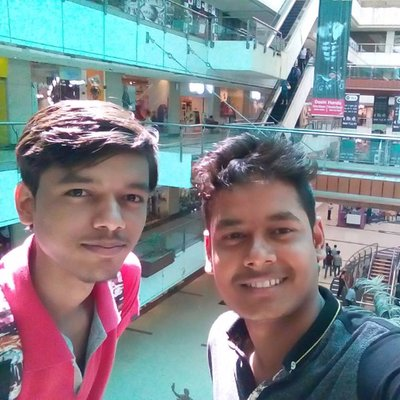
#> input picture myimage.jpg, 400 x 400 px
$ python image_operations.py
#> lines starting #> are read from the running program, lines starting #| are printed output that depends on the picture; after the words box and inside, x2 and y2 are one past the last pixel; in counts of white or black regions, pixels touching at a corner belong together
import numpy as np
import cv2

img = cv2.imread('myimage.jpg',cv2.IMREAD_COLOR)
#> img is the input picture: shape (400, 400, 3); mean B, G, R 142.2, 136.1, 131.1


##print(px)
##img[55,55] = [255,255,255]


img[55,55] = [255,255,255]
#> img: shape (400, 400, 3); under 0.01% of pixels changed, all inside (x1, y1, x2, y2) = (55, 55, 56, 56)
px = img[55,55]
#> px = [255, 255, 255]
print(px)
#| [255 255 255]


##img[177:306,196:304] = [255,255,255]
akshay_face = img[177:306,196:304]
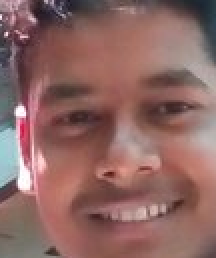
#> akshay_face: shape (129, 108, 3) (shown 2 times larger); mean B, G, R 99.3, 103.1, 141.9
img[0:129,0:108] = akshay_face
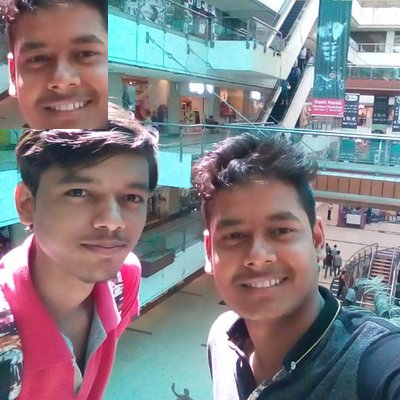
#> img: shape (400, 400, 3); mean B, G, R 134.4, 128.4, 132.5

cv2.imshow('image',img)
cv2.waitKey(0)
cv2.destroyAllWindows()

$ run again, with sample1.jpg copied over myimage.jpg
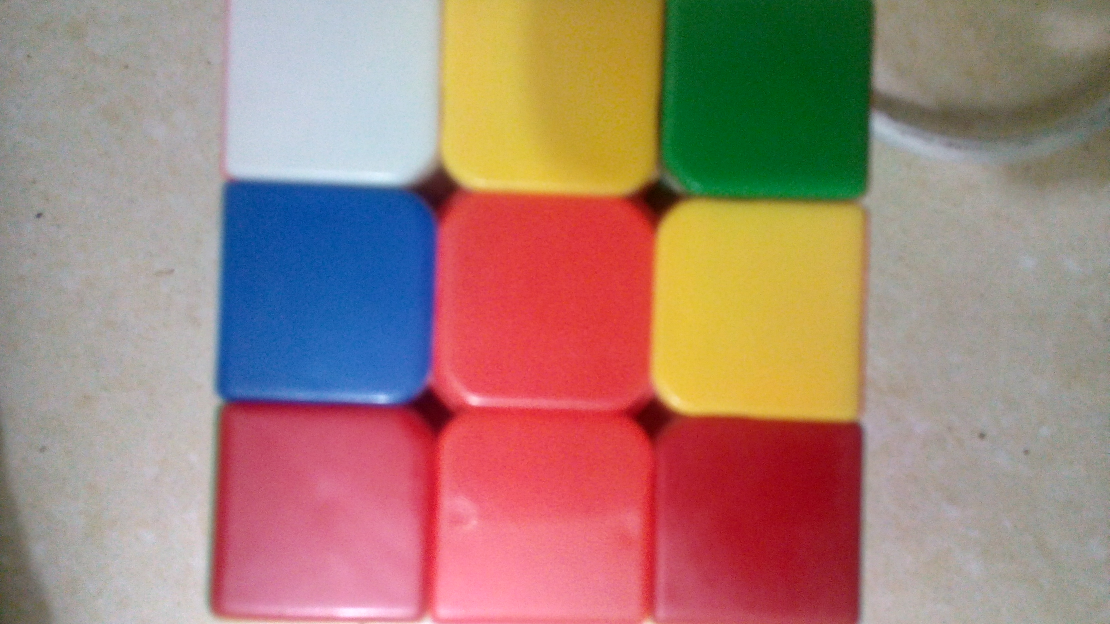
#> input picture sample1.jpg, 3328 x 1872 px (shown at 1/3 size)
#> img is the input picture: shape (1872, 3328, 3); mean B, G, R 120.8, 130.9, 163.1
#> px = [255, 255, 255]
#| [255 255 255]
#> `akshay_face = img[177:306,196:304]`:
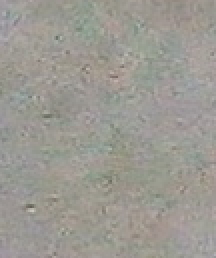
#> akshay_face: shape (129, 108, 3) (shown 2 times larger); mean B, G, R 146.7, 153.6, 155.9

$ run again, with sample2.jpg copied over myimage.jpg
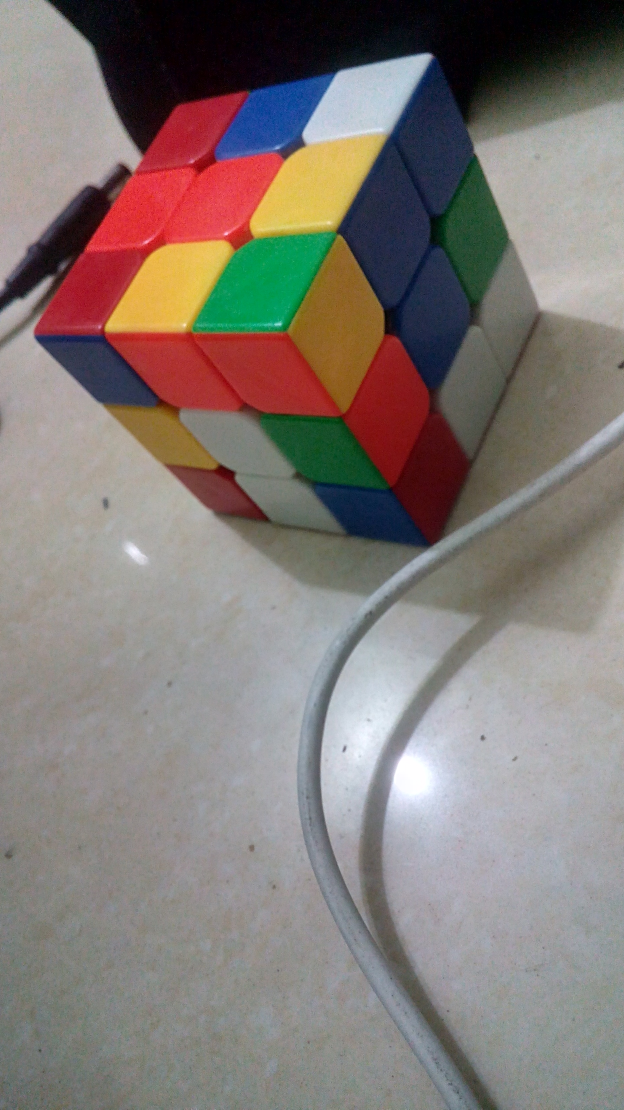
#> input picture sample2.jpg, 1872 x 3328 px (shown at 1/3 size)
#> img is the input picture: shape (3328, 1872, 3); mean B, G, R 117.9, 122, 130.5
#> px = [255, 255, 255]
#| [255 255 255]
#> `akshay_face = img[177:306,196:304]`:
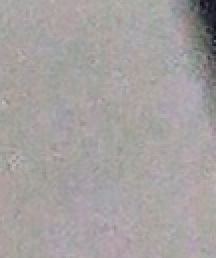
#> akshay_face: shape (129, 108, 3) (shown 2 times larger); mean B, G, R 160.2, 160.7, 164.9

$ run again, with sample3.jpg copied over myimage.jpg
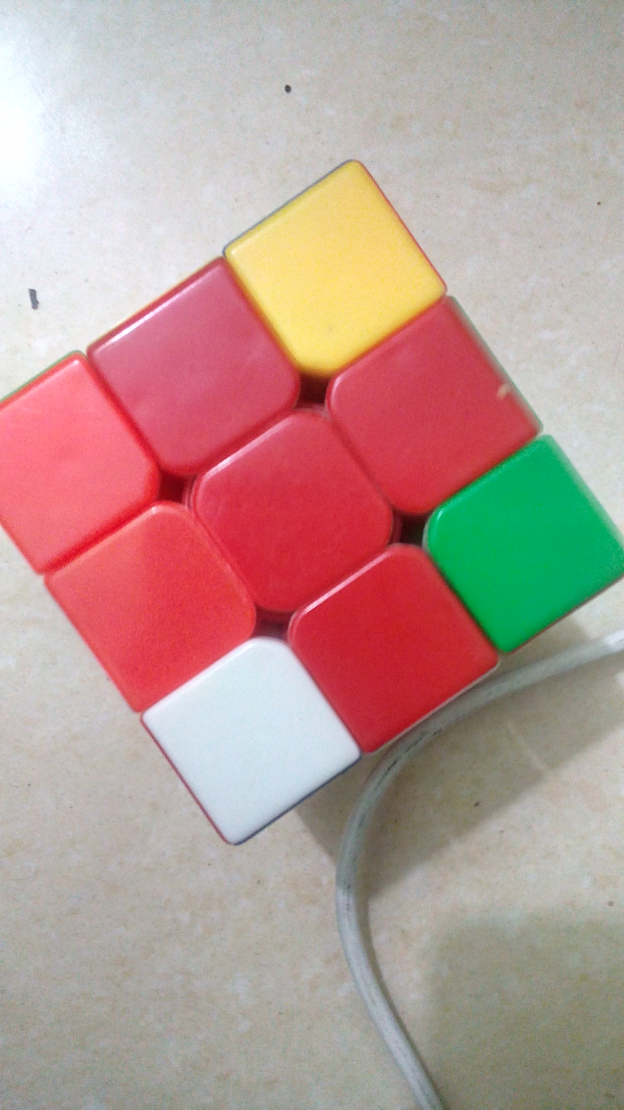
#> input picture sample3.jpg, 1872 x 3328 px (shown at 1/3 size)
#> img is the input picture: shape (3328, 1872, 3); mean B, G, R 149.5, 155.3, 184.2
#> px = [255, 255, 255]
#| [255 255 255]
#> `akshay_face = img[177:306,196:304]`:
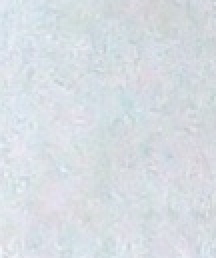
#> akshay_face: shape (129, 108, 3) (shown 2 times larger); mean B, G, R 227.1, 221.4, 215.4
